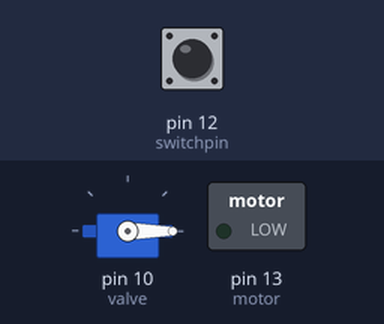
A sketch run on a simulated Arduino Uno, built with avr-gcc and run on an emulated ATmega328P. On the bench: servo, switched loads named in the sketch (green lamp = pin HIGH). The test bench sets the inputs (shaded band); at power-on: pin 12 (switchpin) LOW. What the sketch prints to the serial monitor is not drawn.

Above: at 2.2 s.
2.3 s: pin 12 (switchpin) pulled HIGH for 0.15 s
At 2.4 s:
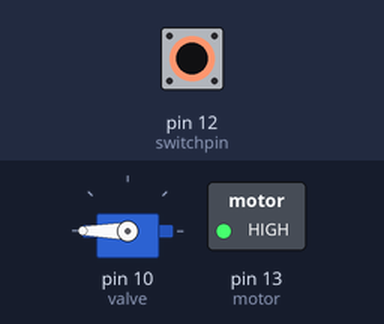
4.0 s: pin 12 (switchpin) pulled HIGH for 3.2 s
At 7.7 s:
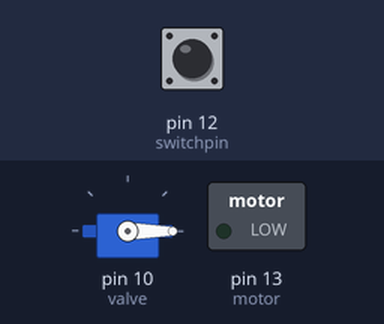
Timing chart, 0 to 9.2 s (numbered marks = the images above; inputs shaded):
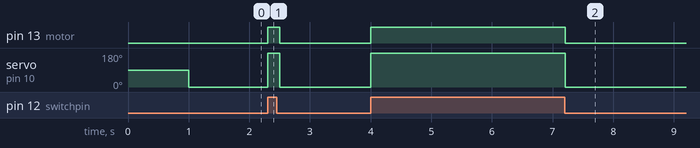

The sketch:

switchonly.ino
```cpp
//THIS IS V1.1 OF THE CODE FOR THE TEXAS A&M 2023 CHEM-E CAR TEAM
//IMPORTANT TO NOTE:
//1. THE PHOTORESISTORS SENSITIVITY CAN BE ADJUSTED, IF YOU FIND THAT THEY TRIGGER TOO EARLY OR NOT AT ALL, PLEASE ADJUST THE SENSE VARIABLES
//2. THE ARDUINO WILL OUTPUT TO BOTH THE LCD DISPLAY AND ALSO THE SERIAL MONITOR. FIND THE SERIAL MONITOR WITH >TOOLS>SERIAL MONITOR
//3. THE SWITCH HAS TWO STATES: OFF IS DEFAULT, IN THIS STATE, THE VALVE WILL BE CLOSED AND THE MOTOR WILL NOT RUN AT ALL
//3.A WHEN THE SWITCH IS TURNED ON, THE TIMING VALVE WILL OPEN AND THE SENSORS WILL BE ACTIVE, THE MOTOR WILL BEGIN AND WILL RUN UNTIL AT LEAST 3 OF THE TRIGGER THRESHOLDS HAVE BEEN MET

#include <LiquidCrystal.h>
#include <Servo.h>

//initialize display and servo
Servo valve;

//Initialize analog pins for photoresistors
int motor = 13;
int stir = 11;
int status;
int switchpin = 12;

void setup() {
  Serial.begin(9600);
  pinMode(switchpin, INPUT);
  pinMode(motor, OUTPUT);
  valve.attach(10);
  Serial.println("initializing");
  delay(1000);

//START MOTOR
}

void loop() {
    status = digitalRead(switchpin);
    if (status == HIGH) {
      digitalWrite(stir, HIGH);
      digitalWrite(motor, HIGH);
      valve.write(180);
      delay(100);
    }

    if (status == LOW) {
      valve.write(0);
      digitalWrite(stir, LOW);
      digitalWrite(motor, LOW);
      Serial.println("not operating");
      delay(100);
    }
}
```

Measured:
- after the input at 2.3 s, pin 13 (motor): LOW → HIGH at once, → LOW 0.20 s later; servo on pin 10 (valve): 0° → 180° at once, → 0° 0.20 s later
- after the input at 4.0 s, pin 13 (motor): LOW → HIGH at once, → LOW 3.2 s later; servo on pin 10 (valve): 0° → 180° at once, → 0° 3.2 s later
